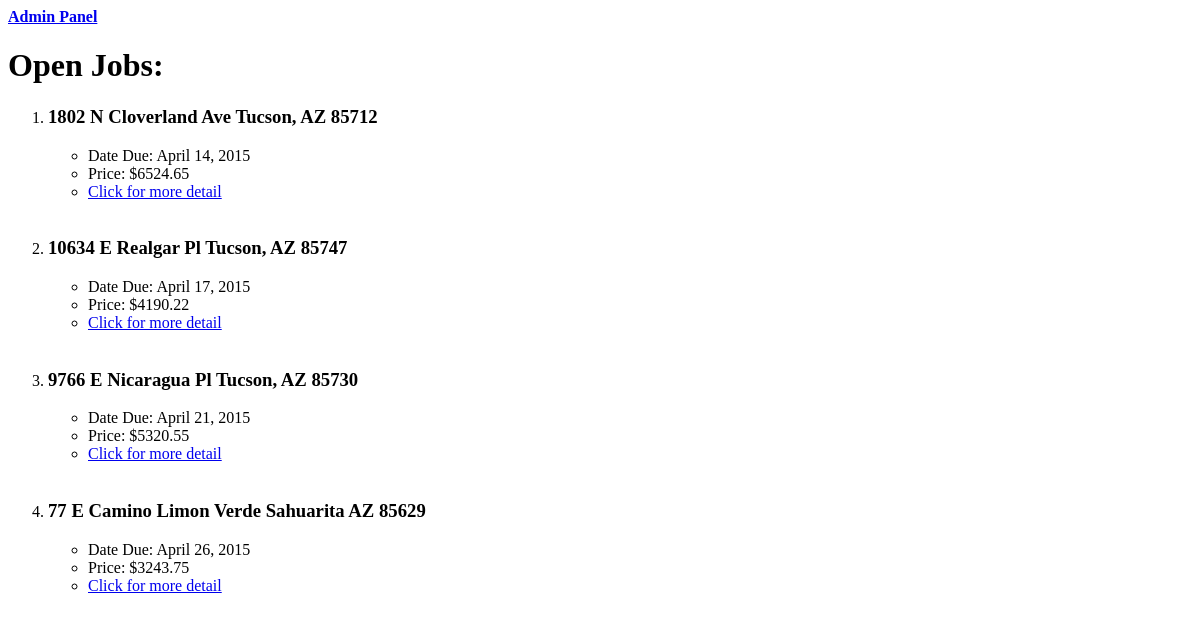
The page /jobs/ on the database as committed earlier.
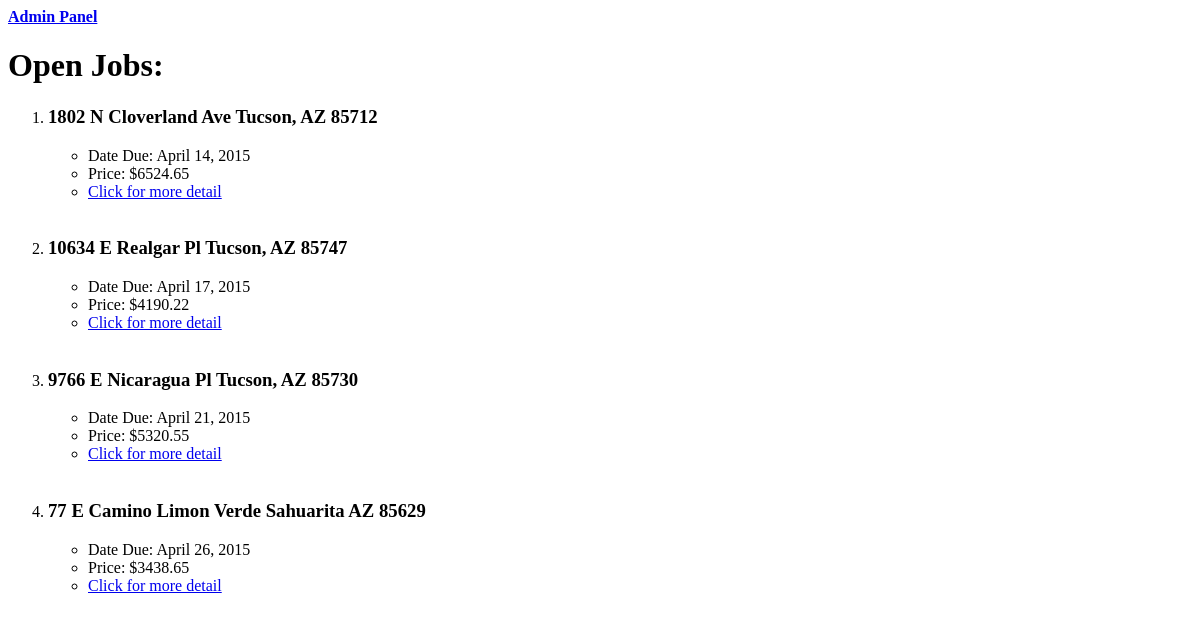
The same page on the database as committed later.
### jobs_dash/models.py (models this page shows, shortened)
class Job(models.Model):
	address = models.CharField(max_length=128, unique=True)
	due_date = models.DateField()
	date_created = models.DateField(auto_now_add=True)
	time_created = models.TimeField(auto_now_add=True)
	price = models.DecimalField(max_digits=6, decimal_places=2)
	slug = models.SlugField(unique=True)

### jobs_dash/views.py (the view)
def index(request):
	jobs_list = Job.objects.order_by('due_date')
	context_dict = {'open_jobs': jobs_list}
	return render(request, 'jobs_dash/index.html', context_dict)

### templates/jobs_dash/index.html (shortened to what this page needs)
<!DOCTYPE html>
<html>
	<head>
	</head>
	<body>
		<b><a href="/admin">Admin Panel</a></b>
		<h1> Open Jobs:</h1>
		{% if open_jobs %}
			<ol>
				{% for job in open_jobs %}
				<li><h3>{{ job.address }}</h3></li>
					<ul>
						<li>Date Due: {{ job.due_date }}</li>
						<li>Price: ${{ job.price }}</li>
						<li><a href="{{ job.slug }}">Click for more detail</a>
					</ul>
					<br>
				{% endfor %}
			</ol>
		{% else %}
			<strong>There are no open jobs.</strong>
		{% endif %}
	</body>
</html>

Rows that differ between the two databases and show on the page:
changed Job "77 E Camino Limon Verde Sahuarita AZ 85629": price "3243.75" → "3438.65"
